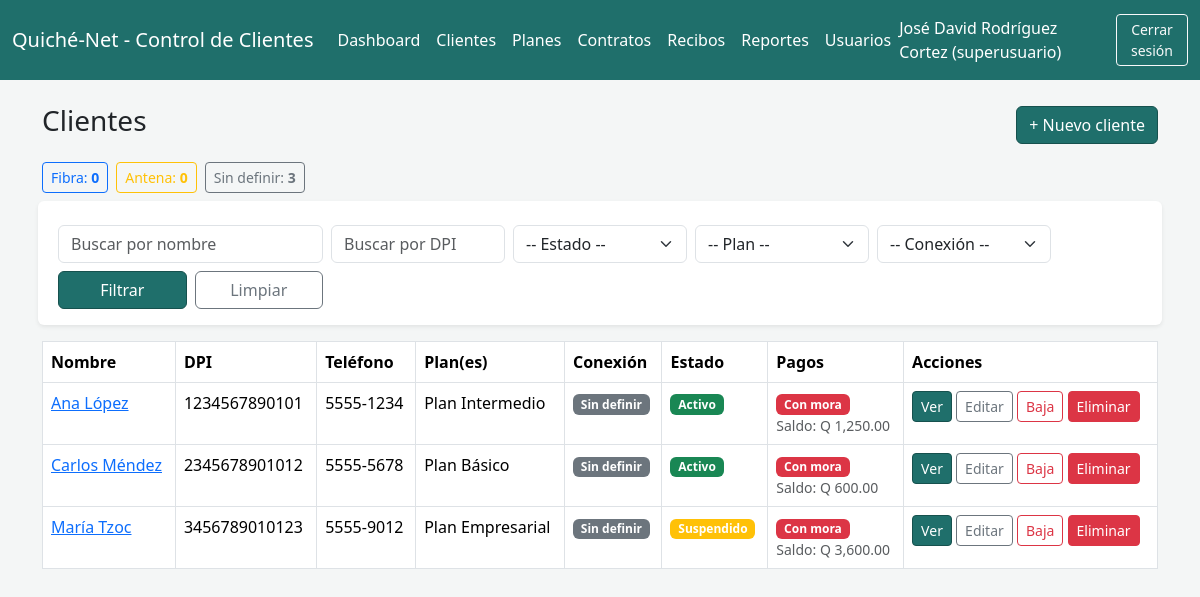
The app's page /clientes_listar.php (signed in) with its own data.
### tables this page shows
CREATE TABLE `clientes` (
  `id` int(11) NOT NULL,
  `nombre` varchar(150) NOT NULL,
  `dpi` varchar(13) DEFAULT NULL,
  `direccion` varchar(200) DEFAULT NULL,
  `telefono` varchar(20) DEFAULT NULL,
  `correo` varchar(100) DEFAULT NULL,
  `tipo_conexion` enum('fibra','antena') DEFAULT NULL,
  `torre` varchar(100) DEFAULT NULL,
  `ip` varchar(45) DEFAULT NULL,
  `usuario_servicio` varchar(100) DEFAULT NULL,
  `password_servicio` varchar(255) DEFAULT NULL,
  `estado` enum('activo','suspendido','inactivo') NOT NULL DEFAULT 'activo',
  `fecha_baja` datetime DEFAULT NULL,
  `creado_en` timestamp NOT NULL DEFAULT current_timestamp()
);

### clientes_listar.php (the view, shortened to what this page needs)
<?php
require __DIR__ . '/config.php';
$nombre = trim($_GET['nombre'] ?? '');
$dpi    = trim($_GET['dpi'] ?? '');
$verBajas = esAdmin() && ($_GET['ver'] ?? '') === 'bajas';
$sql = "
    SELECT c.*,
           GROUP_CONCAT(DISTINCT p.nombre SEPARATOR ', ') AS planes
    FROM clientes c
    LEFT JOIN contratos co ON co.cliente_id = c.id AND co.estado = 'activo'
    LEFT JOIN planes p ON p.id = co.plan_id
    WHERE " . ($verBajas ? "c.estado = 'inactivo'" : "c.estado <> 'inactivo'") . "
";
$params = [];
$sql .= " GROUP BY c.id ORDER BY c.nombre";
$stmt = $pdo->prepare($sql);
$stmt->execute($params);
$clientes = $stmt->fetchAll();
$conteo = ['fibra' => 0, 'antena' => 0, 'sin' => 0];
foreach ($pdo->query("SELECT tipo_conexion, COUNT(*) n FROM clientes WHERE estado <> 'inactivo' GROUP BY tipo_conexion") as $r) {
    $conteo[$r['tipo_conexion'] ?? 'sin'] = (int) $r['n'];
}
$urlBase = 'clientes_listar.php' . ($verBajas ? '?ver=bajas' : '');
require __DIR__ . '/includes/header.php';
?>
<div class="d-flex justify-content-between align-items-center mb-3">
    <h3><?= $verBajas ? 'Clientes dados de baja' : 'Clientes' ?></h3>
    <div class="d-flex align-items-center gap-3">
        <?php if (!$verBajas): ?><a href="clientes_form.php" class="btn btn-isp">+ Nuevo cliente</a><?php endif; ?>
    </div>
</div>
<?php if (!$verBajas): ?>
<div class="d-flex flex-wrap gap-2 mb-3">
    <a href="clientes_listar.php?conexion=fibra" class="btn btn-sm btn-outline-primary">Fibra: <strong><?= $conteo['fibra'] ?></strong></a>
    <a href="clientes_listar.php?conexion=antena" class="btn btn-sm btn-outline-warning">Antena: <strong><?= $conteo['antena'] ?></strong></a>
    <a href="clientes_listar.php?conexion=sin" class="btn btn-sm btn-outline-secondary">Sin definir: <strong><?= $conteo['sin'] ?></strong></a>
</div>
<?php endif; ?>
<form method="get" class="row g-2 mb-3 bg-white p-3 rounded shadow-sm">
    <div class="col-md-3">
        <input type="text" name="nombre" class="form-control" placeholder="Buscar por nombre" value="<?= e($nombre) ?>">
    </div>
    <div class="col-md-2">
        <input type="text" name="dpi" class="form-control" placeholder="Buscar por DPI" value="<?= e($dpi) ?>">
    </div>
    <div class="col-md-2">
        <select name="estado" class="form-select">
            <option value="">-- Estado --</option>
        </select>
    </div>
    <div class="col-md-2">
        <select name="plan_id" class="form-select">
            <option value="">-- Plan --</option>
        </select>
    </div>
    <div class="col-md-2">
        <select name="conexion" class="form-select">
            <option value="">-- Conexión --</option>
        </select>
    </div>
    <div class="col-md-3 d-flex gap-2">
        <button type="submit" id="btnFiltrar" class="btn btn-isp w-100">Filtrar</button>
        <a href="<?= $urlBase ?>" id="btnLimpiar" class="btn btn-outline-secondary w-100">Limpiar</a>
    </div>
</form>
<table class="table table-bordered bg-white">
    <thead>
        <tr>
            <th>Nombre</th>
            <th>DPI</th>
            <th>Teléfono</th>
            <th>Plan(es)</th>
            <th>Conexión</th>
            <th>Estado</th>
            <th>Pagos</th>
            <th>Acciones</th>
        </tr>
    </thead>
    <tbody>
        <?php foreach ($clientes as $c): ?>
        <tr class="<?= $verBajas ? 'text-muted' : '' ?>" <?= $verBajas ? 'style="background:#f3f3f3"' : '' ?>>
            <td><a href="cliente_detalle.php?id=<?= (int) $c['id'] ?>"><?= e($c['nombre']) ?></a></td>
            <td><?= e($c['dpi'] ?: '—') ?></td>
            <td><?= e($c['telefono']) ?></td>
            <td><?= e($c['planes'] ?: '—') ?></td>
            <td>
                <?= badgeConexion($c['tipo_conexion'] ?? null) ?>
            </td>
            <td>
                <span class="badge bg-<?= $c['estado'] === 'activo' ? 'success' : ($c['estado'] === 'suspendido' ? 'warning' : 'secondary') ?>">
                    <?= $c['estado'] === 'inactivo' ? 'Dado de baja' : e(ucfirst($c['estado'])) ?>
                </span>
            </td>
            <td>
                <span class="badge bg-<?= colorEstadoCuenta($c['cuenta']['estado']) ?>">
                    <?= e($c['cuenta']['estado'] === 'Moroso' ? 'Con mora' : $c['cuenta']['estado']) ?>
                </span>
                <?php if ($c['cuenta']['saldo'] > 0): ?>
                    <div class="small text-muted">Saldo: Q <?= number_format($c['cuenta']['saldo'], 2) ?></div>
                <?php endif; ?>
            </td>
            <td>
                <a href="cliente_detalle.php?id=<?= (int) $c['id'] ?>" class="btn btn-sm btn-isp">Ver</a>
                <?php if ($verBajas): ?>
                    <a href="clientes_eliminar.php?id=<?= (int) $c['id'] ?>&accion=reactivar"
                       class="btn btn-sm btn-success"
                       onclick="return confirm('¿Reactivar a este cliente con todo su historial?');">Reactivar</a>
                <?php else: ?>
                    <a href="clientes_form.php?id=<?= (int) $c['id'] ?>" class="btn btn-sm btn-outline-secondary">Editar</a>
                    <a href="clientes_eliminar.php?id=<?= (int) $c['id'] ?>"
                       class="btn btn-sm btn-outline-danger"
                       onclick="return confirm('¿Dar de baja a este cliente? Sus contratos se cerrarán, pero el historial de pagos se conserva.');">Baja</a>
                <?php endif; ?>
                <?php if (esSuperusuarioSesion()): ?>
                    <a href="clientes_eliminar.php?id=<?= (int) $c['id'] ?>&accion=eliminar"
                       class="btn btn-sm btn-danger"
                       onclick="return confirm('ELIMINAR DEFINITIVAMENTE a este cliente y TODO su historial (contratos y pagos). Esta acción no se puede deshacer. ¿Continuar?');">Eliminar</a>
                <?php endif; ?>
            </td>
        </tr>
        <?php endforeach; ?>
    </tbody>
</table>
<?php require __DIR__ . '/includes/footer.php'; ?>

### includes/header.php (shortened to what this page needs)
<!DOCTYPE html>
<html lang="es">
<head>
    <link href="https://cdn.jsdelivr.net/npm/bootstrap@5.3.3/dist/css/bootstrap.min.css" rel="stylesheet">
    <link href="assets/css/style.css" rel="stylesheet">
</head>
<body>
<?php if (isLoggedIn()): ?>
<nav class="navbar navbar-expand-lg navbar-isp mb-4">
    <div class="container-fluid">
        <a class="navbar-brand" href="index.php">Quiché-Net - Control de Clientes</a>
        <div class="collapse navbar-collapse" id="navMenu">
            <ul class="navbar-nav me-auto">
                <li class="nav-item"><a class="nav-link" href="index.php">Dashboard</a></li>
                <li class="nav-item"><a class="nav-link" href="clientes_listar.php">Clientes</a></li>
                <li class="nav-item"><a class="nav-link" href="planes_listar.php">Planes</a></li>
                <li class="nav-item"><a class="nav-link" href="contratos_listar.php">Contratos</a></li>
                <li class="nav-item"><a class="nav-link" href="pagos_listar.php">Recibos</a></li>
                <li class="nav-item"><a class="nav-link" href="reportes.php">Reportes</a></li>
                <?php if (esAdmin()): ?>
                    <li class="nav-item"><a class="nav-link" href="usuarios_listar.php">Usuarios</a></li>
                <?php endif; ?>
            </ul>
            <span class="navbar-text text-white me-3">
                <?= e($_SESSION['usuario_nombre'] ?? '') ?> (<?= e($_SESSION['usuario_rol'] ?? '') ?>)
            </span>
            <a class="btn btn-outline-light btn-sm" href="logout.php">Cerrar sesión</a>
        </div>
    </div>
</nav>
<?php endif; ?>
<div class="container mb-5">

### config.php (shortened to what this page needs)
<?php
function isLoggedIn(): bool
{
    return isset($_SESSION['usuario_id']);
}
function e($valor): string
{
    return htmlspecialchars((string) $valor, ENT_QUOTES, 'UTF-8');
}
function colorEstadoCuenta(string $estado): string
{
    return match ($estado) {
        'Al día', 'Pagado' => 'success',
        'Pendiente'        => 'warning',
        'Moroso', 'Vencido'=> 'danger',
        default            => 'secondary',
    };
}
function badgeConexion(?string $tipo): string
{
    return match ($tipo) {
        'fibra'  => '<span class="badge bg-primary">Fibra</span>',
        'antena' => '<span class="badge" style="background:#c9862c">Antena</span>',
        default  => '<span class="badge bg-secondary">Sin definir</span>',
    };
}
function esAdmin(): bool
{
    return in_array($_SESSION['usuario_rol'] ?? '', ['administrador', 'superusuario'], true);
}
function esSuperusuarioSesion(): bool
{
    return ($_SESSION['usuario_rol'] ?? '') === 'superusuario';
}

### includes/footer.php (shortened to what this page needs)
</div>
</body>
</html>

### assets/css/style.css (style rules this page uses)
:root { --color-primario: #1f6f6b; --color-primario-oscuro: #16514e; --color-claro: #e7f3f2; }
body { background-color: #f4f6f6; }
.navbar-isp { background-color: var(--color-primario); }
.navbar-isp .navbar-brand, .navbar-isp .nav-link { color: #fff !important; font-weight: 500; }
.btn-isp { background-color: var(--color-primario); border-color: var(--color-primario-oscuro); color: #fff; }
.table thead { background-color: var(--color-primario); color: #fff; }

### records on screen
clientes: nombre "Ana López", dpi "1234567890101", telefono "5555-1234", planes "Plan Intermedio", estado "Activo", estado "Con mora", saldo "1,250.00"
clientes: nombre "Carlos Méndez", dpi "2345678901012", telefono "5555-5678", planes "Plan Básico", estado "Activo", estado "Con mora", saldo "600.00"
clientes: nombre "María Tzoc", dpi "3456789010123", telefono "5555-9012", planes "Plan Empresarial", estado "Suspendido", estado "Con mora", saldo "3,600.00"

### other values on screen
$_SESSION['usuario_nombre'] "José David Rodríguez Cortez"
$_SESSION['usuario_rol'] "superusuario"
$conteo['fibra'] "0"
$conteo['antena'] "0"
$conteo['sin'] "3"
